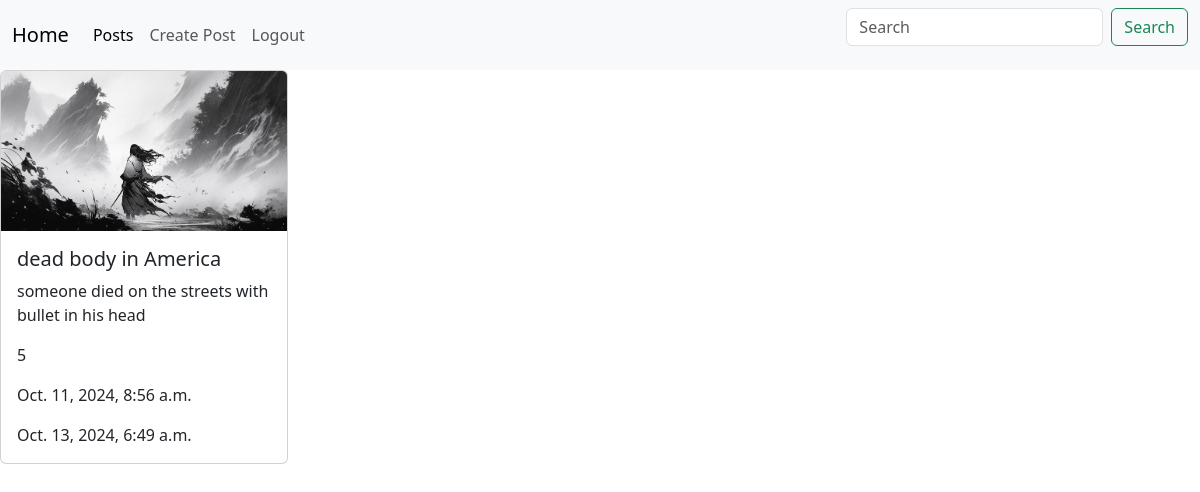
/posts/1/ (signed in), run on the app's committed database.
### posts/models.py (models this page shows, shortened)
class Post(models.Model):
    author = models.ForeignKey(User, on_delete=models.CASCADE, related_name='posts', null=True)
    image = models.ImageField(null=True, blank=True)
    title = models.CharField(max_length=100)
    content = models.TextField(null=True, blank=True)
    rate =models.IntegerField(default=0)
    created_at = models.DateTimeField(auto_now_add=True)
    updated_at = models.DateTimeField(auto_now=True)
    tags = models.ManyToManyField(Tag, related_name='posts')
    category = models.ForeignKey(Category, related_name='posts', on_delete=models.CASCADE, null=True)

### posts/views.py (the view)
# urls.py: path('posts/<int:post_id>/', detail_view),
@login_required(login_url='/login/')
def detail_view(request, post_id):
    post = Post.objects.get(id=post_id)
    return render(request, 'posts/post_detail.html', {'post': post})

### templates/posts/post_detail.html (shortened to what this page needs)
{% extends 'base.html'%}
{%block content%}
<div class="card" style="width: 18rem;">
  {%  if post.image%}
  <img src="{{post.image.url}}" class="card-img-top" alt="...">
    {%else%}
      <img src="/placeholder.jpg">
    {%endif%}
  <div class="card-body">
    <h5 class="card-title">{{post.title}}</h5>
    <p class="card-text">{{post.content}}</p>
      <p class="card-text">{{post.rate}}</p>
      <p class="card-text">{{post.created_at}}</p>
      <p class="card-text">{{post.updated_at}}</p>
  </div>
</div>
{%endblock%}

### data on the page
Post: image (picture), title "dead body in America", content "someone died on the streets with bullet in his head", rate "5", created_at "Oct. 11, 2024, 8:56 a.m.", updated_at "Oct. 13, 2024, 6:49 a.m."
